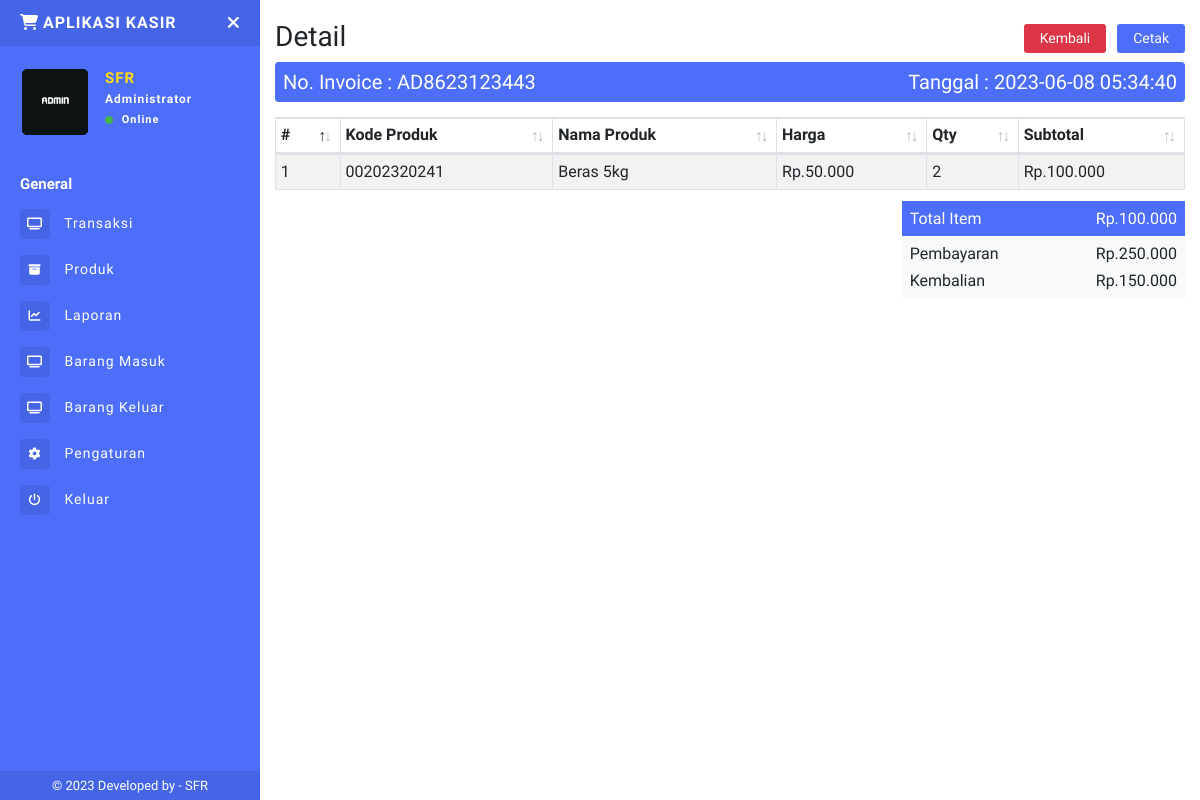
The page /invoice.php?detail=AD8623123443 (signed in) on the database its author committed.
### tables this page shows
CREATE TABLE `inv` (
  `invid` int(11) NOT NULL,
  `invoice` varchar(100) NOT NULL,
  `tgl_inv` timestamp NOT NULL DEFAULT current_timestamp() ON UPDATE current_timestamp(),
  `pembayaran` int(11) NOT NULL,
  `kembalian` int(11) NOT NULL,
  `status` varchar(10) NOT NULL
);

CREATE TABLE `laporan` (
  `idlaporan` int(11) NOT NULL,
  `invoice` varchar(100) NOT NULL,
  `kode_produk` varchar(100) NOT NULL,
  `nama_produk` varchar(100) NOT NULL,
  `harga` int(11) NOT NULL,
  `harga_modal` int(11) NOT NULL,
  `qty` int(11) NOT NULL,
  `subtotal` int(11) NOT NULL
);

### invoice.php (the view, shortened to what this page needs)
<?php include 'sidebar.php'; ?>
<?php
$noinv = $_GET['detail'];
$DataInv = mysqli_fetch_array(mysqli_query($conn,"SELECT * FROM inv WHERE invoice='$noinv'"));
$Dbayar = $DataInv['pembayaran'];
$Dkembali = $DataInv['kembalian'];
$Datee = $DataInv['tgl_inv'];
?>
<h1 class="h3 mb-2">
Detail
<span class="float-right">
<a href="index.php" class="btn btn-danger btn-sm px-3 mr-1">Kembali</a>
<button type="button" class="btn btn-primary btn-sm px-3"  onclick="document.title='Invoice#<?php echo $noinv ?>';window.print()">
Cetak</button>
</span>
</h1>
<div class="bg-purple p-2 text-white" style="border-radius:0.25rem;">
<div class="row">
    <div class="col-lg-6"><h5 class="mb-0">No. Invoice : <?php echo $noinv ?></h5></div>
    <div class="col-lg-6"><h5 class="mb-0 date-inv">Tanggal : <?php echo $Datee ?></h5></div>
</div>
</div>
<table class="table table-striped table-sm table-bordered dt-responsive nowrap print-none" id="cart" width="100%">
<thead>
  <tr>
    <th>#</th>
    <th>Kode Produk</th>
    <th>Nama Produk</th>
    <th>Harga</th>
    <th>Qty</th>
    <th>Subtotal</th>
  </tr>
</thead>
<tbody>
<?php
$no = 1;
$data_laporan = mysqli_query($conn,"SELECT * FROM laporan WHERE invoice='$noinv'");
while($d = mysqli_fetch_array($data_laporan)){
    ?>
  <tr>
    <td><?php echo $no++; ?></td>
    <td><?php echo $d['kode_produk']; ?></td>
    <td><?php echo $d['nama_produk']; ?></td>
    <td>Rp.<?php echo ribuan($d['harga']); ?></td>
    <td><?php echo $d['qty']; ?></td>
    <td>Rp.<?php echo ribuan($d['subtotal']); ?></td>
  </tr>
  <?php } ?>
</tbody>
</table>
<?php
$i4 = mysqli_fetch_assoc(mysqli_query($conn,"SELECT SUM(subtotal) as isub FROM laporan WHERE invoice='$noinv'"));
?>
<div class="row justify-content-end mt-1">
    <div class="col-sm-6 col-md-5 col-lg-4">
        <div class="bg-purple text-white p-2">
            <h6 class="mb-0">Total Item
                <span class="float-right">Rp.<?php echo ribuan($i4['isub']); ?></span>
            </h6>
        </div>
        <div class="bg-light p-2">
            <h6 class="mb-2">Pembayaran
            <span class="float-right">Rp.<?php echo ribuan($Dbayar); ?></span>
            </h6>
            <h6 class="mb-0">Kembalian
            <span class="float-right">Rp.<?php echo ribuan($Dkembali); ?></span>
            </h6>
        </div>
    </div>
</div>
<?php include 'footer.php'; ?>

### sidebar.php (shortened to what this page needs)
<?php
include "config.php";
  function ribuan ($nilai){
    return number_format ($nilai, 0, ',', '.');
}
$uid = $_SESSION['userid'];
$DataLogin = mysqli_fetch_array(mysqli_query($conn,"SELECT * FROM login WHERE userid='$uid'"));
$username = $DataLogin['username'];
$toko = $DataLogin['toko'];
$logo = $DataLogin['logo'];
?>
<!DOCTYPE html>
<html>
<head>
    <link rel="stylesheet" href="https://maxcdn.bootstrapcdn.com/bootstrap/4.0.0/css/bootstrap.min.css">
    <link href="assets/css/style.css" rel="stylesheet">
    <link href="https://use.fontawesome.com/releases/v5.0.6/css/all.css" rel="stylesheet">
    <link rel="stylesheet" href="https://cdnjs.cloudflare.com/ajax/libs/font-awesome/6.4.0/css/all.min.css">
    <link href="assets/vendor/datatables/dataTables.bootstrap4.min.css" rel="stylesheet">
  <link href="assets/vendor/datatables/responsive.bootstrap4.min.css" rel="stylesheet">
</head>
<body>
<div class="page-wrapper chiller-theme toggled">
  <nav id="sidebar" class="sidebar-wrapper">
    <div class="sidebar-content">
      <div class="sidebar-brand">
        <a href="./"><i class="fas fa-shopping-cart mr-1"></i><?php echo $toko ?></a>
        <div id="close-sidebar">
          <i class="fas fa-times"></i>
        </div>
      </div>
      <div class="sidebar-header">
        <div class="user-pic" style="height:70px;width:70px;">
          <img class="img-responsive img-rounded" src="assets/images/<?php echo $logo ?>"
            alt="User picture">
        </div>
        <div class="user-info">
          <span class="user-name"><?php echo $username ?>
          </span>
          <span class="user-role">Administrator</span>
          <span class="user-status">
            <i class="fa fa-circle"></i>
            <span>Online</span>
          </span>
        </div>
      </div>
      <div class="sidebar-menu">
        <ul>
          <li class="header-menu">
            <span>General</span>
          </li>
          <li>
            <a href="index.php">
              <i class="fas fa-tv"></i>
              <span>Transaksi</span>
            </a>
          </li>
          <li>
            <a href="produk.php">
            <i class="fas fa-archive"></i>
              <span>Produk</span>
            </a>
          </li>
          <li>
            <a href="laporan.php">
              <i class="fa fa-chart-line"></i>
              <span>Laporan</span>
            </a>
          </li>
          <li>
            <a href="masuk.php">
              <i class="fas fa-tv"></i>
              <span>Barang Masuk</span>
            </a>
          </li>
          <li>
            <a href="keluar.php">
              <i class="fas fa-tv"></i>
              <span>Barang Keluar</span>
            </a>
          </li>
          <li>
            <a href="pengaturan.php">
              <i class="fa fa-cog"></i>
              <span>Pengaturan</span>
            </a>
          </li>
          <li>
            <a href="#Exit" data-toggle="modal">
              <i class="fa fa-power-off"></i>
              <span>Keluar</span>
            </a>
          </li>
        </ul>
      </div>
    </div>
    <div class="sidebar-footer">
    © 2023 Developed by - <a target="_blank" rel="noopener noreferrer" href="https://github.com/SFRMado">
     SFR</a>
    </div>
  </nav>
  <main class="page-content">
    <div class="container-fluid">

### rows shown on the page
inv: tgl_inv "2023-06-08 05:34:40", pembayaran "250.000", kembalian "150.000"
laporan: kode_produk "00202320241", nama_produk "Beras 5kg", harga "50.000", qty "2", subtotal "100.000"

### other values the page prints
$toko "APLIKASI KASIR"
$username "SFR"
$noinv "AD8623123443"
ribuan($i4['isub']) "100.000"
